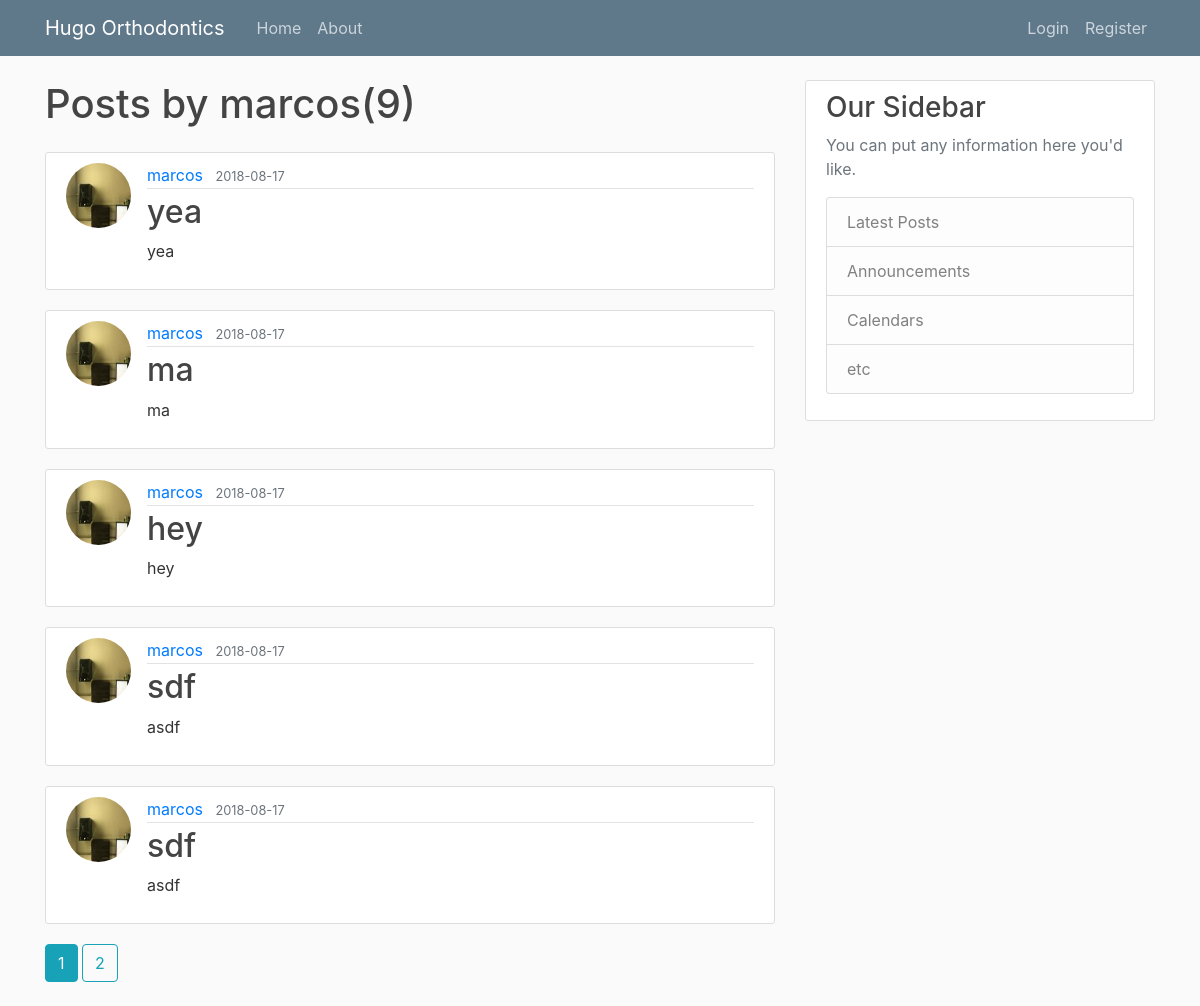
Screenshot of /user/marcos with the database file from the repository.
### flaskblog/models.py (models this page shows, shortened)
class User(db.Model, UserMixin):
    id = db.Column(db.Integer, primary_key=True)
    username = db.Column(db.String(20), unique=True, nullable=False)
    gender = db.Column(db.String(20))
    terms_acceptance =db.Column(db.String(20))
    liabilty_acceptance=db.Column(db.String(100))
    home_number1 = db.Column(db.String(20))
    home_number2 = db.Column(db.String(20))
    cell_phone = db.Column(db.String(20))
    attending_school = db.Column(db.String(30))
    guardian_cell1 = db.Column(db.String(20))
    guardian_cell2 = db.Column(db.String(20))
    accountholder_cell = db.Column(db.String(20))
    work_daytime_number = db.Column(db.String(20))
    next_of_kin = db.Column(db.String(50))
    next_of_kin_number = db.Column(db.String(20))
    medical_dental_history = db.Column(db.String(200))
    postal_address = db.Column(db.String(200))
    physical_address = db.Column(db.String(200))
    occupation=db.Column(db.String(100))
    surname_and_initials=db.Column(db.String(100))
    identity_number2=db.Column(db.String(20))
    cellphone_number2=db.Column(db.Integer)
    medical_aid_details=db.Column(db.String(300))
    dependent_number=db.Column(db.Integer)
    insurance_type=db.Column(db.String(120))
    employer=db.Column(db.String(100))
    doctor = db.Column(db.String(50))
    alternative_doctor = db.Column(db.String(50))
    identity_number = db.Column(db.String(20))
    language=db.Column(db.String(50))
    name = db.Column(db.String(50))
    surname = db.Column(db.String(50))
    email = db.Column(db.String(120), unique=True, nullable=False)
    email2 = db.Column(db.String(120), unique=True, nullable=False)
    image_file = db.Column(db.String(20), nullable=False, default='default.jpg')
    password = db.Column(db.String(60), nullable=False)
    posts = db.relationship('Post', backref='author', lazy=True)

class Post(db.Model):
    id = db.Column(db.Integer, primary_key=True)
    title = db.Column(db.String(100), nullable=False)
    date_posted = db.Column(db.DateTime, nullable=False, default=datetime.utcnow)
    content = db.Column(db.Text, nullable=False)
    user_id = db.Column(db.Integer, db.ForeignKey('user.id'), nullable=False)

### flaskblog/users/routes.py (the view)
@users.route("/user/<string:username>")
def user_posts(username):
    page = request.args.get('page', 1, type=int)
    user = User.query.filter_by(username=username).first_or_404()
    posts = Post.query.filter_by(author=user)\
        .order_by(Post.date_posted.desc())\
        .paginate(page=page, per_page=5)
    return render_template('user_posts.html', posts=posts, user=user)

### flaskblog/templates/user_posts.html
{% extends "layout.html" %}
{% block content %}
    <h1 class="mb-4">Posts by {{ user.username }}({{ posts.total }})</h1>
    {% for post in posts.items %}
        <article class="media content-section">
          <img class="rounded-circle article-img" src="{{ url_for('static', filename='profile_pics/' + post.author.image_file) }}">
          <div class="media-body">
            <div class="article-metadata">
              <a class="mr-2" href="{{ url_for('users.user_posts', username=post.author.username) }}">{{ post.author.username }}</a>
              <small class="text-muted">{{ post.date_posted.strftime('%Y-%m-%d') }}</small>
            </div>
            <h2><a class="article-title" href="{{ url_for('posts.post', post_id=post.id) }}">{{ post.title }}</a></h2>
            <p class="article-content">{{ post.content }}</p>
          </div>
        </article>
    {% endfor %}
    {% for page_num in posts.iter_pages(left_edge=1, right_edge=1, left_current=1, right_current=2) %}
      {% if page_num %}
        {% if posts.page == page_num %}
            <a class="btn btn-info mb-4" href="{{ url_for('users.user_posts',username=user.username, page=page_num) }}">{{ page_num }}</a>
          {% else %}
            <a class="btn btn-outline-info mb-4" href="{{ url_for('users.user_posts',username=user.username, page=page_num) }}">{{ page_num }}</a>
          {% endif %}
      {% else %}
      ...
      {% endif %}
    {% endfor %}
{% endblock content %}

### flaskblog/static/main.css (style rules this page uses)
body { background: #fafafa; color: #333333; margin-top: 5rem; }
h1, h2, h3, h4, h5, h6 { color: #444444; }
.content-section { background: #ffffff; padding: 10px 20px; border: 1px solid #dddddd; border-radius: 3px; margin-bottom: 20px; }
.article-title { color: #444444; }
.article-content { white-space: pre-line; }
.article-img { height: 65px; width: 65px; margin-right: 16px; }
.article-metadata { padding-bottom: 1px; margin-bottom: 4px; border-bottom: 1px solid #e3e3e3 }

### rows the page displays
User: username "marcos"
Post: image_file (picture), author.username "marcos", date_posted "2018-08-17", title "yea", content "yea"
Post: image_file (picture), author.username "marcos", date_posted "2018-08-17", title "ma", content "ma"
Post: image_file (picture), author.username "marcos", date_posted "2018-08-17", title "hey", content "hey"
Post: image_file (picture), author.username "marcos", date_posted "2018-08-17", title "sdf", content "asdf"
Post: image_file (picture), author.username "marcos", date_posted "2018-08-17", title "sdf", content "asdf"

### other values shown
{{ posts.total }} "9"
{{ page_num }} "1"
{{ page_num }} "2"
